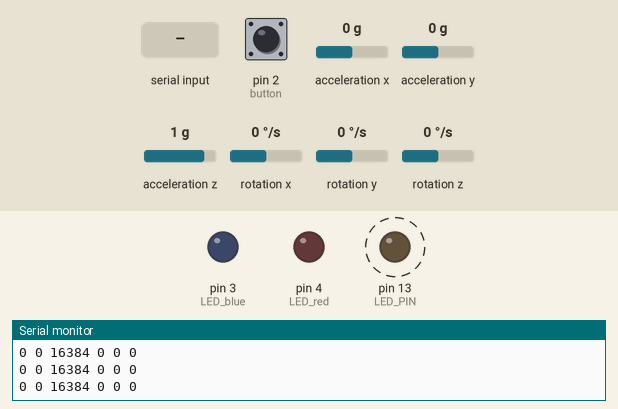
This sketch was run on a simulated Arduino Uno, built with avr-gcc and run on an emulated ATmega328P. Shown: output pins drawn as LEDs (lit = HIGH), the last lines printed to the serial monitor. Dashed ring = blinking. Inputs (shaded band) come from the test bench; at power-on: pin 2 (button) HIGH, acceleration x 0 g, acceleration y 0 g, acceleration z 1 g, rotation x 0 °/s, rotation y 0 °/s, rotation z 0 °/s.

Above: at 1.28 s.
1.3 s: "a\n" received over Serial
At 1.54 s:
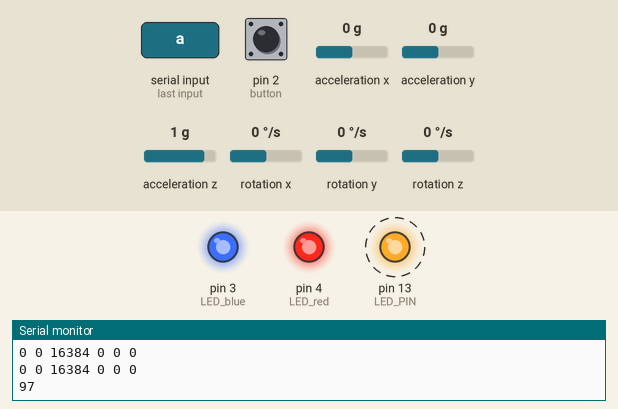
4.3 s: byte 99 ('c') received over Serial
At 4.81 s:
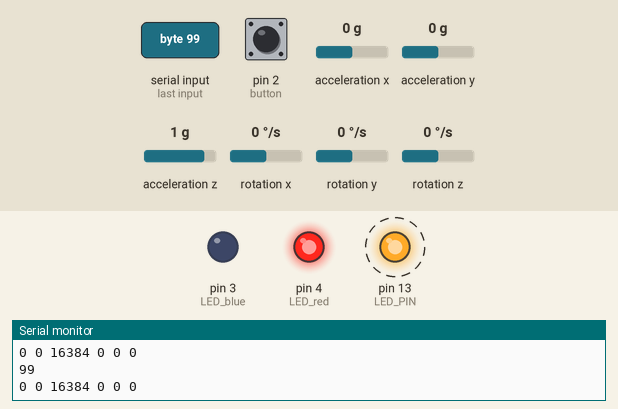
7.3 s: byte 101 ('e') received over Serial
At 7.67 s:
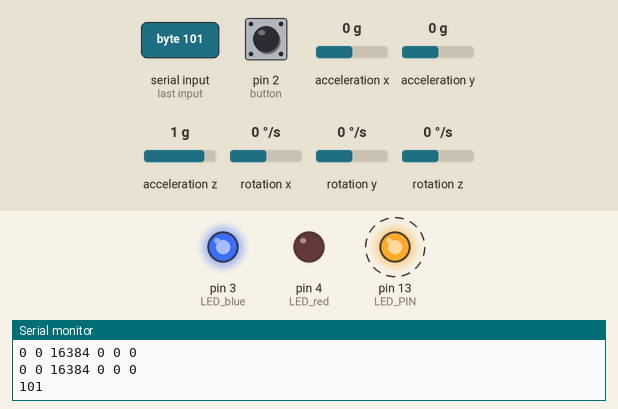
10.3 s: "c\n" received over Serial
At 10.74 s:
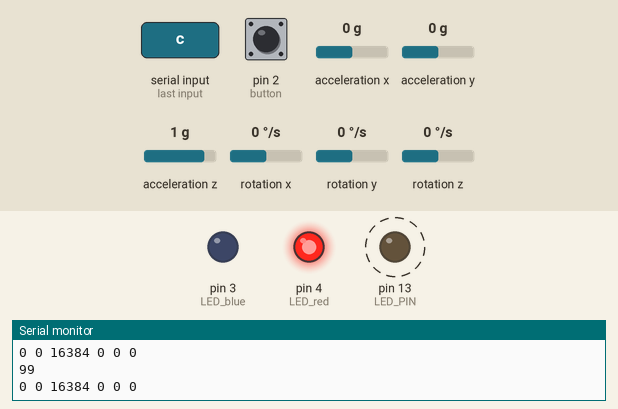
13.3 s: "e\n" received over Serial
At 13.61 s:
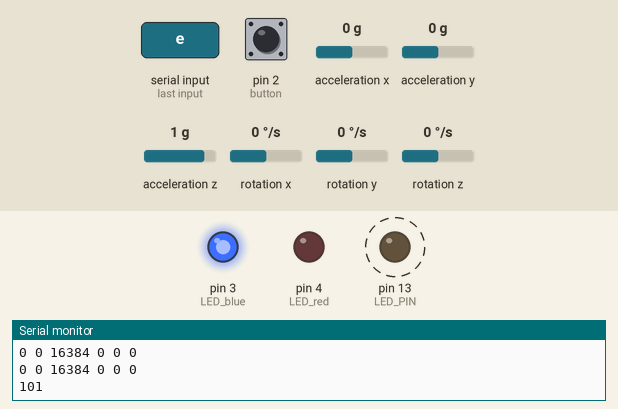
Timing chart, 0 to 17.3 s (numbered marks = the images above; inputs shaded):
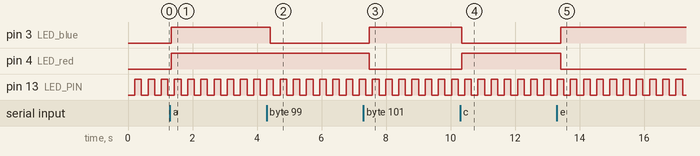

The sketch:

MPU6050_button.ino
```cpp
// I2C device class (I2Cdev) demonstration Arduino sketch for MPU6050 class
// 10/7/2011 by Jeff Rowberg <jeff@rowberg.net>
// Updates should (hopefully) always be available at https://github.com/jrowberg/i2cdevlib
//
// Changelog:
//      2013-05-08 - added multiple output formats
//                 - added seamless Fastwire support
//      2011-10-07 - initial release

/* ============================================
I2Cdev device library code is placed under the MIT license
Copyright (c) 2011 Jeff Rowberg

Permission is hereby granted, free of charge, to any person obtaining a copy
of this software and associated documentation files (the "Software"), to deal
in the Software without restriction, including without limitation the rights
to use, copy, modify, merge, publish, distribute, sublicense, and/or sell
copies of the Software, and to permit persons to whom the Software is
furnished to do so, subject to the following conditions:

The above copyright notice and this permission notice shall be included in
all copies or substantial portions of the Software.

THE SOFTWARE IS PROVIDED "AS IS", WITHOUT WARRANTY OF ANY KIND, EXPRESS OR
IMPLIED, INCLUDING BUT NOT LIMITED TO THE WARRANTIES OF MERCHANTABILITY,
FITNESS FOR A PARTICULAR PURPOSE AND NONINFRINGEMENT. IN NO EVENT SHALL THE
AUTHORS OR COPYRIGHT HOLDERS BE LIABLE FOR ANY CLAIM, DAMAGES OR OTHER
LIABILITY, WHETHER IN AN ACTION OF CONTRACT, TORT OR OTHERWISE, ARISING FROM,
OUT OF OR IN CONNECTION WITH THE SOFTWARE OR THE USE OR OTHER DEALINGS IN
THE SOFTWARE.
===============================================
*/

// I2Cdev and MPU6050 must be installed as libraries, or else the .cpp/.h files
// for both classes must be in the include path of your project
#include "I2Cdev.h"
#include "MPU6050.h"

// Arduino Wire library is required if I2Cdev I2CDEV_ARDUINO_WIRE implementation
// is used in I2Cdev.h
#if I2CDEV_IMPLEMENTATION == I2CDEV_ARDUINO_WIRE
    #include "Wire.h"
#endif

// class default I2C address is 0x68
// specific I2C addresses may be passed as a parameter here
// AD0 low = 0x68 (default for InvenSense evaluation board)
// AD0 high = 0x69
MPU6050 accelgyro;
//MPU6050 accelgyro(0x69); // <-- use for AD0 high

int16_t ax, ay, az;
int16_t gx, gy, gz;


// uncomment "OUTPUT_READABLE_ACCELGYRO" if you want to see a tab-separated
// list of the accel X/Y/Z and then gyro X/Y/Z values in decimal. Easy to read,
// not so easy to parse, and slow(er) over UART.
#define OUTPUT_READABLE_ACCELGYRO

// uncomment "OUTPUT_BINARY_ACCELGYRO" to send all 6 axes of data as 16-bit
// binary, one right after the other. This is very fast (as fast as possible
// without compression or data loss), and easy to parse, but impossible to read
// for a human.
//#define OUTPUT_BINARY_ACCELGYRO


#define LED_PIN 13
#define LED_red 4
#define LED_blue 3
bool blinkState = false;
int state = 0;
byte incomingByte;

void setup() {
    pinMode(2, INPUT); // button
    pinMode(LED_blue, OUTPUT); // button
    pinMode(LED_red, OUTPUT); // button
    // join I2C bus (I2Cdev library doesn't do this automatically)
    #if I2CDEV_IMPLEMENTATION == I2CDEV_ARDUINO_WIRE
        Wire.begin();
    #elif I2CDEV_IMPLEMENTATION == I2CDEV_BUILTIN_FASTWIRE
        Fastwire::setup(400, true);
    #endif

    // initialize serial communication
    // (38400 chosen because it works as well at 8MHz as it does at 16MHz, but
    // it's really up to you depending on your project)
    Serial.begin(38400);

    // initialize device
    Serial.println("Initializing I2C devices...");
    accelgyro.initialize();

    // verify connection
    Serial.println("Testing device connections...");
    Serial.println(accelgyro.testConnection() ? "MPU6050 connection successful" : "MPU6050 connection failed");

    // use the code below to change accel/gyro offset values
    /*
    Serial.println("Updating internal sensor offsets...");
    // -76	-2359	1688	0	0	0
    Serial.print(accelgyro.getXAccelOffset()); Serial.print("\t"); // -76
    Serial.print(accelgyro.getYAccelOffset()); Serial.print("\t"); // -2359
    Serial.print(accelgyro.getZAccelOffset()); Serial.print("\t"); // 1688
    Serial.print(accelgyro.getXGyroOffset()); Serial.print("\t"); // 0
    Serial.print(accelgyro.getYGyroOffset()); Serial.print("\t"); // 0
    Serial.print(accelgyro.getZGyroOffset()); Serial.print("\t"); // 0
    Serial.print("\n");
    accelgyro.setXGyroOffset(220);
    accelgyro.setYGyroOffset(76);
    accelgyro.setZGyroOffset(-85);
    Serial.print(accelgyro.getXAccelOffset()); Serial.print("\t"); // -76
    Serial.print(accelgyro.getYAccelOffset()); Serial.print("\t"); // -2359
    Serial.print(accelgyro.getZAccelOffset()); Serial.print("\t"); // 1688
    Serial.print(accelgyro.getXGyroOffset()); Serial.print("\t"); // 0
    Serial.print(accelgyro.getYGyroOffset()); Serial.print("\t"); // 0
    Serial.print(accelgyro.getZGyroOffset()); Serial.print("\t"); // 0
    Serial.print("\n");
    */

    // configure Arduino LED for
    pinMode(LED_PIN, OUTPUT);
}

void loop() {
  delay(100);
    // read raw accel/gyro measurements from device
    accelgyro.getMotion6(&ax, &ay, &az, &gx, &gy, &gz);

    // these methods (and a few others) are also available
    //accelgyro.getAcceleration(&ax, &ay, &az);
    //accelgyro.getRotation(&gx, &gy, &gz);

    #ifdef OUTPUT_READABLE_ACCELGYRO
        // display tab-separated accel/gyro x/y/z values
        //Serial.print("a/g:");
        Serial.print(ax); Serial.print(" ");
        Serial.print(ay); Serial.print(" ");
        Serial.print(az); Serial.print(" ");
        Serial.print(gx); Serial.print(" ");
        Serial.print(gy); Serial.print(" ");
        Serial.print(gz); Serial.print("\n");
        //Serial.println(gz);
    #endif

    #ifdef OUTPUT_BINARY_ACCELGYRO
        Serial.write((uint8_t)(ax >> 8)); Serial.write((uint8_t)(ax & 0xFF));
        Serial.write((uint8_t)(ay >> 8)); Serial.write((uint8_t)(ay & 0xFF));
        Serial.write((uint8_t)(az >> 8)); Serial.write((uint8_t)(az & 0xFF));
        Serial.write((uint8_t)(gx >> 8)); Serial.write((uint8_t)(gx & 0xFF));
        Serial.write((uint8_t)(gy >> 8)); Serial.write((uint8_t)(gy & 0xFF));
        Serial.write((uint8_t)(gz >> 8)); Serial.write((uint8_t)(gz & 0xFF));
    #endif

    // get button output
    int switchStatus = digitalRead(2);
    //Serial.println(switchStatus);
    if (switchStatus==0){
      Serial.println("1000000");
      /*
      if(state==0){
        state = 1;
      }
      else{
        state = 0;
      }
      */
    }
    if (Serial.available() > 0) {
      // read the incoming byte:
      incomingByte = Serial.read();

      // say what you got:
      if (incomingByte == 'a'){
        //Serial.print("I received: ");
        Serial.println(incomingByte);
        state = 1;
      }
      else if (incomingByte == 'c'){
        Serial.println(incomingByte);
        state = 2;
      }
      else if (incomingByte == 'e'){
        Serial.println(incomingByte);
        state = 3;
      }
      else if (incomingByte == 'g'){
        Serial.println(incomingByte);
        state = 4;
      }
    }
    if (state==1){
      digitalWrite(LED_red, 1);
      digitalWrite(LED_blue, 1);
    }
    else if (state==2){
      digitalWrite(LED_red, 1);
      digitalWrite(LED_blue, 0);
    }
    else if (state==3){
      digitalWrite(LED_red, 0);
      digitalWrite(LED_blue, 1);
    }
    else if (state==4){
      digitalWrite(LED_red, 0);
      digitalWrite(LED_blue, 0);
    }

    delay(100);

    // blink LED to indicate activity
    blinkState = !blinkState;
    digitalWrite(LED_PIN, blinkState);
}
```

Measured:
- after the input at 1.3 s, pin 3 (LED_blue), pin 4 (LED_red): LOW → HIGH at once
- after the input at 4.3 s, pin 3 (LED_blue): HIGH → LOW after 0.11 s
- after the input at 7.3 s, pin 3 (LED_blue): LOW → HIGH after 0.18 s; pin 4 (LED_red): HIGH → LOW after 0.18 s
- after the input at 10.3 s, pin 3 (LED_blue): HIGH → LOW at once; pin 4 (LED_red): LOW → HIGH at once
- after the input at 13.3 s, pin 3 (LED_blue): LOW → HIGH after 0.11 s; pin 4 (LED_red): HIGH → LOW after 0.11 s
- by itself, pin 13 (LED_PIN): alternates HIGH for 0.20 s and LOW for 0.20 s
